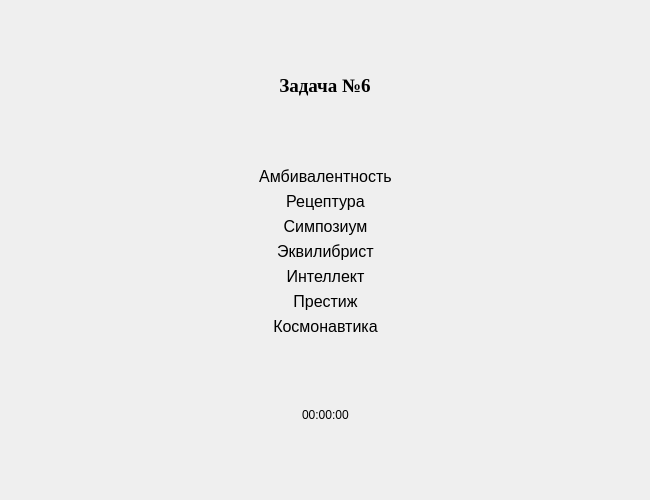
<?xml version="1.0" encoding="UTF-8"?>
<ui version="4.0">
 <class>TestSixthForm</class>
 <widget class="QWidget" name="TestSixthForm">
  <property name="geometry">
   <rect>
    <x>0</x>
    <y>0</y>
    <width>650</width>
    <height>500</height>
   </rect>
  </property>
  <property name="windowTitle">
   <string>TestSixth</string>
  </property>
  <layout class="QGridLayout" name="gridLayout">
   <item row="1" column="1">
    <layout class="QHBoxLayout" name="horizontalLayout">
     <item alignment="Qt::AlignHCenter|Qt::AlignVCenter">
      <widget class="QLabel" name="label_5">
       <property name="font">
        <font>
         <family>Times New Roman</family>
         <pointsize>14</pointsize>
        </font>
       </property>
       <property name="text">
        <string>&lt;html&gt;&lt;head/&gt;&lt;body&gt;&lt;p align=&quot;center&quot;&gt;&lt;span style=&quot; font-weight:696;&quot;&gt;Задача №6&lt;/span&gt;&lt;/p&gt;&lt;/body&gt;&lt;/html&gt;</string>
       </property>
      </widget>
     </item>
    </layout>
   </item>
   <item row="5" column="1">
    <layout class="QHBoxLayout" name="horizontalLayout_2">
     <item alignment="Qt::AlignHCenter|Qt::AlignVCenter">
      <widget class="QLabel" name="label_9">
       <property name="text">
        <string>00:00:00</string>
       </property>
      </widget>
     </item>
    </layout>
   </item>
   <item row="3" column="1">
    <layout class="QVBoxLayout" name="verticalLayout">
     <item alignment="Qt::AlignHCenter">
      <widget class="QLabel" name="label">
       <property name="text">
        <string>&lt;html&gt;&lt;head/&gt;&lt;body&gt;&lt;p align=&quot;center&quot;&gt;&lt;span style=&quot; font-size:12pt;&quot;&gt;Амбивалентность&lt;/span&gt;&lt;/p&gt;&lt;/body&gt;&lt;/html&gt;</string>
       </property>
      </widget>
     </item>
     <item>
      <widget class="QLabel" name="label_2">
       <property name="text">
        <string>&lt;html&gt;&lt;head/&gt;&lt;body&gt;&lt;p align=&quot;center&quot;&gt;&lt;span style=&quot; font-size:12pt;&quot;&gt;Рецептура&lt;/span&gt;&lt;/p&gt;&lt;/body&gt;&lt;/html&gt;</string>
       </property>
      </widget>
     </item>
     <item>
      <widget class="QLabel" name="label_3">
       <property name="text">
        <string>&lt;html&gt;&lt;head/&gt;&lt;body&gt;&lt;p align=&quot;center&quot;&gt;&lt;span style=&quot; font-size:12pt;&quot;&gt;Симпозиум&lt;/span&gt;&lt;/p&gt;&lt;/body&gt;&lt;/html&gt;</string>
       </property>
      </widget>
     </item>
     <item>
      <widget class="QLabel" name="label_4">
       <property name="text">
        <string>&lt;html&gt;&lt;head/&gt;&lt;body&gt;&lt;p align=&quot;center&quot;&gt;&lt;span style=&quot; font-size:12pt;&quot;&gt;Эквилибрист&lt;/span&gt;&lt;/p&gt;&lt;/body&gt;&lt;/html&gt;</string>
       </property>
      </widget>
     </item>
     <item>
      <widget class="QLabel" name="label_6">
       <property name="text">
        <string>&lt;html&gt;&lt;head/&gt;&lt;body&gt;&lt;p align=&quot;center&quot;&gt;&lt;span style=&quot; font-size:12pt;&quot;&gt;Интеллект&lt;/span&gt;&lt;/p&gt;&lt;/body&gt;&lt;/html&gt;</string>
       </property>
      </widget>
     </item>
     <item>
      <widget class="QLabel" name="label_7">
       <property name="text">
        <string>&lt;html&gt;&lt;head/&gt;&lt;body&gt;&lt;p align=&quot;center&quot;&gt;&lt;span style=&quot; font-size:12pt;&quot;&gt;Престиж&lt;/span&gt;&lt;/p&gt;&lt;/body&gt;&lt;/html&gt;</string>
       </property>
      </widget>
     </item>
     <item>
      <widget class="QLabel" name="label_8">
       <property name="text">
        <string>&lt;html&gt;&lt;head/&gt;&lt;body&gt;&lt;p align=&quot;center&quot;&gt;&lt;span style=&quot; font-size:12pt;&quot;&gt;Космонавтика&lt;/span&gt;&lt;/p&gt;&lt;/body&gt;&lt;/html&gt;</string>
       </property>
      </widget>
     </item>
    </layout>
   </item>
   <item row="0" column="1">
    <spacer name="verticalSpacer">
     <property name="orientation">
      <enum>Qt::Vertical</enum>
     </property>
     <property name="sizeHint" stdset="0">
      <size>
       <width>20</width>
       <height>40</height>
      </size>
     </property>
    </spacer>
   </item>
   <item row="6" column="1">
    <spacer name="verticalSpacer_2">
     <property name="orientation">
      <enum>Qt::Vertical</enum>
     </property>
     <property name="sizeHint" stdset="0">
      <size>
       <width>20</width>
       <height>40</height>
      </size>
     </property>
    </spacer>
   </item>
   <item row="1" column="0">
    <spacer name="horizontalSpacer">
     <property name="orientation">
      <enum>Qt::Horizontal</enum>
     </property>
     <property name="sizeHint" stdset="0">
      <size>
       <width>40</width>
       <height>20</height>
      </size>
     </property>
    </spacer>
   </item>
   <item row="5" column="0">
    <spacer name="horizontalSpacer_3">
     <property name="orientation">
      <enum>Qt::Horizontal</enum>
     </property>
     <property name="sizeHint" stdset="0">
      <size>
       <width>40</width>
       <height>20</height>
      </size>
     </property>
    </spacer>
   </item>
   <item row="3" column="0">
    <spacer name="horizontalSpacer_2">
     <property name="orientation">
      <enum>Qt::Horizontal</enum>
     </property>
     <property name="sizeHint" stdset="0">
      <size>
       <width>40</width>
       <height>20</height>
      </size>
     </property>
    </spacer>
   </item>
   <item row="4" column="1">
    <spacer name="verticalSpacer_3">
     <property name="orientation">
      <enum>Qt::Vertical</enum>
     </property>
     <property name="sizeHint" stdset="0">
      <size>
       <width>20</width>
       <height>40</height>
      </size>
     </property>
    </spacer>
   </item>
   <item row="2" column="1">
    <spacer name="verticalSpacer_4">
     <property name="orientation">
      <enum>Qt::Vertical</enum>
     </property>
     <property name="sizeHint" stdset="0">
      <size>
       <width>20</width>
       <height>40</height>
      </size>
     </property>
    </spacer>
   </item>
   <item row="1" column="2">
    <spacer name="horizontalSpacer_4">
     <property name="orientation">
      <enum>Qt::Horizontal</enum>
     </property>
     <property name="sizeHint" stdset="0">
      <size>
       <width>40</width>
       <height>20</height>
      </size>
     </property>
    </spacer>
   </item>
   <item row="3" column="2">
    <spacer name="horizontalSpacer_5">
     <property name="orientation">
      <enum>Qt::Horizontal</enum>
     </property>
     <property name="sizeHint" stdset="0">
      <size>
       <width>40</width>
       <height>20</height>
      </size>
     </property>
    </spacer>
   </item>
   <item row="5" column="2">
    <spacer name="horizontalSpacer_6">
     <property name="orientation">
      <enum>Qt::Horizontal</enum>
     </property>
     <property name="sizeHint" stdset="0">
      <size>
       <width>40</width>
       <height>20</height>
      </size>
     </property>
    </spacer>
   </item>
  </layout>
 </widget>
 <resources/>
 <connections/>
</ui>
